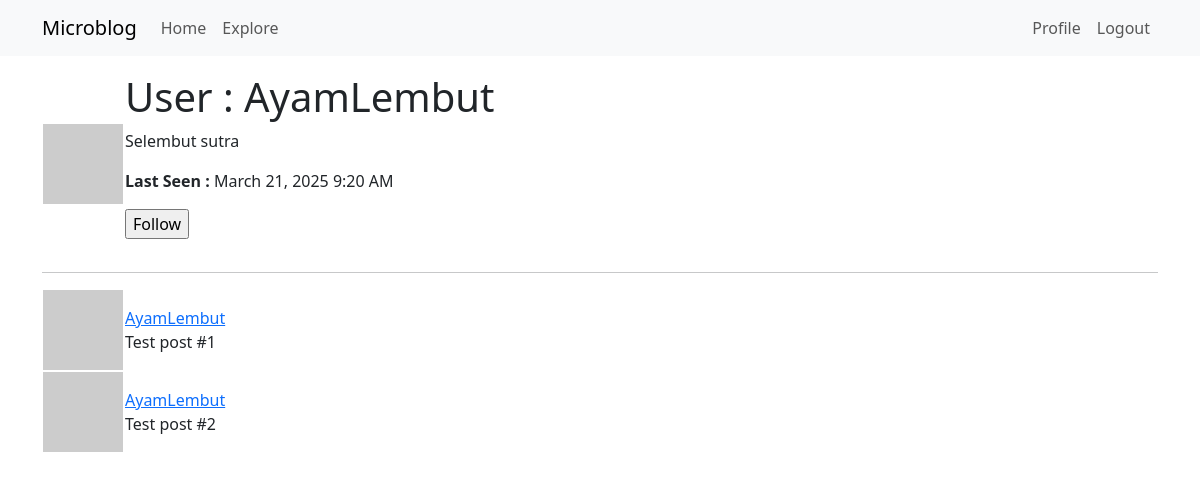
The app's page /user/AyamLembut (signed in), older data.
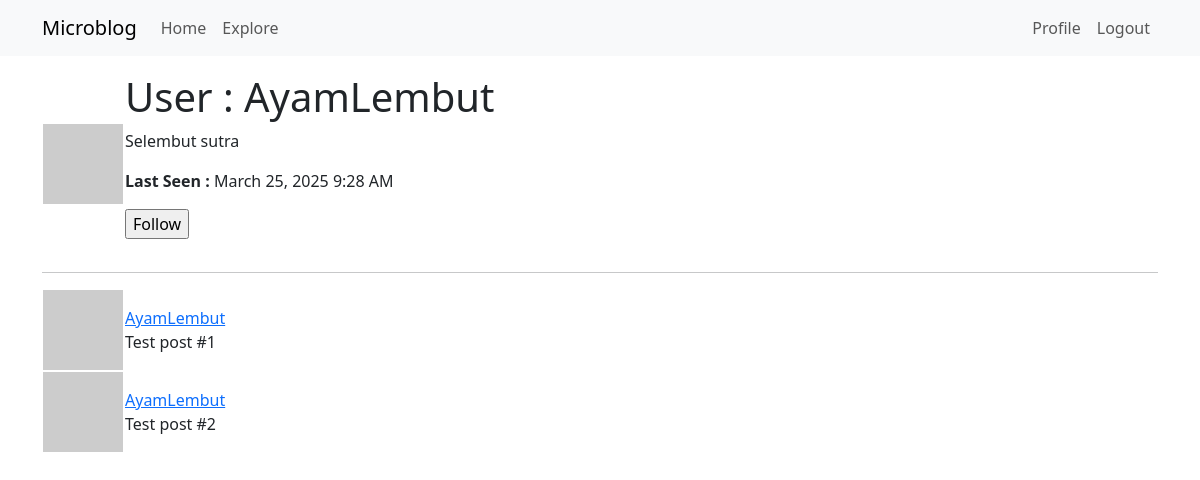
The same page, newer data.
### app/models.py (models this page shows, shortened)
class User(UserMixin, db.Model):
    id: so.Mapped[int] = so.mapped_column(primary_key=True)
    username: so.Mapped[str] = so.mapped_column(sa.String(64), index=True, unique=True)
    email: so.Mapped[str] = so.mapped_column(sa.String(120), index=True, unique=True)
    password_hash: so.Mapped[Optional[str]] = so.mapped_column(sa.String(256))
    about_me: so.Mapped[Optional[str]] = so.mapped_column(sa.String(140))
    last_seen: so.Mapped[Optional[datetime]] = so.mapped_column(default=lambda: datetime.now(timezone.utc))
    following: so.WriteOnlyMapped['User'] = so.relationship(
        secondary=followers, primaryjoin=(followers.c.follower_id == id),
        secondaryjoin=(followers.c.followed_id == id),
        back_populates="followers"
    )
    followers: so.WriteOnlyMapped['User'] = so.relationship(
        secondary=followers, primaryjoin=(followers.c.followed_id == id),
        secondaryjoin=(followers.c.follower_id == id),
        back_populates="following"
    )
    posts: so.WriteOnlyMapped['Post'] = so.relationship(back_populates='author')
    def avatar(self, size):
        digest = md5(self.email.lower().encode('utf-8')).hexdigest()
        return f'https://www.gravatar.com/avatar/{digest}?d=identicon&s={size}'
    def is_following(self, user):
        query = self.following.select().where(User.id == user.id)
        return db.session.scalar(query) is not None

### app/routes.py (the view)
@app.route('/user/<username>')
@login_required
def user(username):
    user = db.first_or_404(sa.select(User).where(User.username == username))
    posts = [
        {'author': user, 'body': 'Test post #1'},
        {'author': user, 'body': 'Test post #2'}
    ]
    form = EmptyForm()
    return render_template('user.html', user=user, posts=posts, form=form)

### app/forms.py
class EmptyForm(FlaskForm):
    submit = SubmitField('Submit')

### app/models.py (called while the page is built)
@login.user_loader
def load_user(id):
    return db.session.get(User, int(id))

### app/routes.py (called while the page is built)
@app.before_request
def before_request():
    if current_user.is_authenticated:
        current_user.last_seen = datetime.now(timezone.utc)
        db.session.commit()

### app/templates/user.html (shortened to what this page needs)
{% extends "base.html" %}
{% block content %}
    <table>
        <tr>
            <td><img src="{{ user.avatar(128) }}" alt=""></td>
            <td>
                <h1>User : {{ user.username }}</h1>
                {% if user.about_me %}
                    <p>{{ user.about_me }}</p>
                {% endif %}
                {% if user.last_seen %}
                    <p><b>Last Seen :</b> {{ moment(user.last_seen).format('LLL') }}</p>
                {% endif %}
                {% if user == current_user %}
                    <p><a href="{{ url_for('edit_profile') }}">Edit your profile</a></p>
                {% elif not current_user.is_following(user) %}
                <p>
                    <form action="{{ url_for('follow', username=user.username) }}" method="post">
                        {{ form.submit(value='Follow') }}
                    </form>
                </p>
                {% endif %}
            </td>
        </tr>
    </table>
    <hr>
    {% for post in posts %}
    <table>
        <td><img src="{{ user.avatar(46) }}" alt=""></td>
        <td>
            <a href="{{ url_for('user', username=post.author.username) }}">{{ post.author.username }}</a>
            <br>{{ post.body }}
        </td>
    </table>
    {% endfor %}
{% endblock %}

### app/templates/base.html (shortened to what this page needs)
<!doctype html>
<html lang="en">
  <head>
    <link
        href="https://cdn.jsdelivr.net/npm/bootstrap@5.3.2/dist/css/bootstrap.min.css"
        rel="stylesheet"
>
  </head>
  <body>
    <nav class="navbar navbar-expand-lg bg-body-tertiary">
        <div class="container">
          <a class="navbar-brand" href="{{ url_for('index') }}">Microblog</a>
          <div class="collapse navbar-collapse" id="navbarSupportedContent">
            <ul class="navbar-nav me-auto mb-2 mb-lg-0">
              <li class="nav-item">
                <a class="nav-link" aria-current="page" href="{{ url_for('index') }}">Home</a>
              </li>
              <li class="nav-item">
                <a class="nav-link" aria-current="page" href="{{ url_for('explore') }}">Explore</a>
              </li>
            </ul>
            <ul class="navbar-nav mb-2 mb-lg-0">
              {% if current_user.is_anonymous %}
              <li class="nav-item">
                <a class="nav-link" aria-current="page" href="{{ url_for('login') }}">Login</a>
              </li>
              {% else %}
              <li class="nav-item">
                <a class="nav-link" aria-current="page" href="{{ url_for('user', username=current_user.username) }}">Profile</a>
              </li>
              <li class="nav-item">
                <a class="nav-link" aria-current="page" href="{{ url_for('logout') }}">Logout</a>
              </li>
              {% endif %}
            </ul>
          </div>
        </div>
      </nav>
    <div class="container mt-3">
      {% block content %}{% endblock %}
    </div>
  </body>
</html>

Row changes from the older to the newer data that the page shows:
changed User "AyamLembut": last_seen "March 21, 2025 9:20 AM" → "March 25, 2025 9:28 AM"
